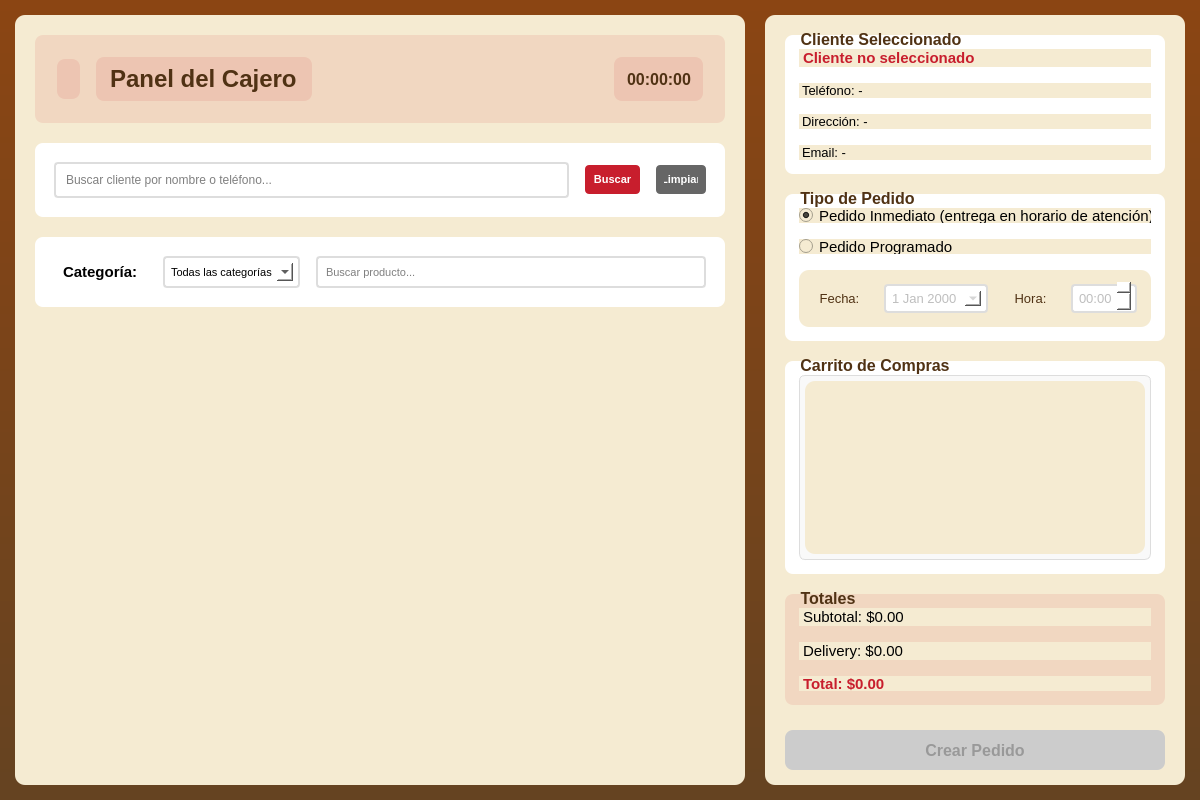
<?xml version="1.0" encoding="UTF-8"?>
<ui version="4.0">
 <class>PanelCajero</class>
 <widget class="QWidget" name="PanelCajero">
  <property name="geometry">
   <rect>
    <x>0</x>
    <y>0</y>
    <width>1200</width>
    <height>800</height>
   </rect>
  </property>
  <property name="windowTitle">
   <string>Panel Cajero - Rotisería El Buen Gusto</string>
  </property>
  <property name="styleSheet">
   <string notr="true">
   QWidget {
       background: qlineargradient(x1:0, y1:0, x2:0, y2:1, stop:0 #8B4513, stop:1 #654321);
       font-family: 'Segoe UI', Arial, sans-serif;
   }
   </string>
  </property>
  <layout class="QHBoxLayout" name="horizontalLayout_main">
   <property name="spacing">
    <number>10</number>
   </property>
   <property name="leftMargin">
    <number>10</number>
   </property>
   <property name="topMargin">
    <number>10</number>
   </property>
   <property name="rightMargin">
    <number>10</number>
   </property>
   <property name="bottomMargin">
    <number>10</number>
   </property>
   <item>
    <widget class="QFrame" name="frame_left">
     <property name="maximumSize">
      <size>
       <width>750</width>
       <height>16777215</height>
      </size>
     </property>
     <property name="styleSheet">
      <string notr="true">background-color: #F5EBD2; border-radius: 10px; margin: 5px;</string>
     </property>
     <property name="frameShape">
      <enum>QFrame::Shape::StyledPanel</enum>
     </property>
     <layout class="QVBoxLayout" name="verticalLayout_left">
      <property name="spacing">
       <number>10</number>
      </property>
      <property name="leftMargin">
       <number>15</number>
      </property>
      <property name="topMargin">
       <number>15</number>
      </property>
      <property name="rightMargin">
       <number>15</number>
      </property>
      <property name="bottomMargin">
       <number>15</number>
      </property>
      <item>
       <widget class="QFrame" name="frame_header">
        <property name="maximumSize">
         <size>
          <width>16777215</width>
          <height>100</height>
         </size>
        </property>
        <property name="styleSheet">
         <string notr="true">background-color: rgba(200, 30, 45, 0.1); border-radius: 8px; padding: 8px;</string>
        </property>
        <layout class="QHBoxLayout" name="horizontalLayout_header">
         <item>
          <widget class="QLabel" name="label_logo">
           <property name="maximumSize">
            <size>
             <width>50</width>
             <height>50</height>
            </size>
           </property>
           <property name="text">
            <string/>
           </property>
           <property name="pixmap">
            <pixmap resource="img.qrc">:/logo.png</pixmap>
           </property>
           <property name="scaledContents">
            <bool>true</bool>
           </property>
          </widget>
         </item>
         <item>
          <widget class="QLabel" name="label_titulo">
           <property name="maximumSize">
            <size>
             <width>16777215</width>
             <height>90</height>
            </size>
           </property>
           <property name="font">
            <font>
             <family>Segoe UI</family>
             <pointsize>18</pointsize>
             <bold>true</bold>
            </font>
           </property>
           <property name="styleSheet">
            <string notr="true">color: rgb(80,50,20);</string>
           </property>
           <property name="text">
            <string>Panel del Cajero</string>
           </property>
          </widget>
         </item>
         <item>
          <spacer name="horizontalSpacer_header">
           <property name="orientation">
            <enum>Qt::Orientation::Horizontal</enum>
           </property>
           <property name="sizeHint" stdset="0">
            <size>
             <width>40</width>
             <height>20</height>
            </size>
           </property>
          </spacer>
         </item>
         <item>
          <widget class="QLabel" name="label_hora">
           <property name="font">
            <font>
             <family>Segoe UI</family>
             <pointsize>12</pointsize>
             <bold>true</bold>
            </font>
           </property>
           <property name="styleSheet">
            <string notr="true">color: rgb(80,50,20);</string>
           </property>
           <property name="text">
            <string>00:00:00</string>
           </property>
           <property name="alignment">
            <set>Qt::AlignmentFlag::AlignRight|Qt::AlignmentFlag::AlignTrailing|Qt::AlignmentFlag::AlignVCenter</set>
           </property>
          </widget>
         </item>
        </layout>
       </widget>
      </item>
      <item>
       <widget class="QFrame" name="frame_busqueda">
        <property name="maximumSize">
         <size>
          <width>16777215</width>
          <height>100</height>
         </size>
        </property>
        <property name="styleSheet">
         <string notr="true">background-color: white; border-radius: 8px; padding: 5px;</string>
        </property>
        <layout class="QHBoxLayout" name="horizontalLayout_busqueda">
         <item>
          <widget class="QLineEdit" name="lineEdit_buscarCliente">
           <property name="styleSheet">
            <string notr="true">QLineEdit { padding: 8px; border: 2px solid #ddd; border-radius: 4px; font-size: 12px; }</string>
           </property>
           <property name="placeholderText">
            <string>Buscar cliente por nombre o teléfono...</string>
           </property>
          </widget>
         </item>
         <item>
          <widget class="QPushButton" name="pushButton_buscarCliente">
           <property name="maximumSize">
            <size>
             <width>80</width>
             <height>16777215</height>
            </size>
           </property>
           <property name="styleSheet">
            <string notr="true">QPushButton { background-color: rgb(200, 30, 45); color: white; border: none; padding: 8px; border-radius: 4px; font-weight: bold; font-size: 11px; }
QPushButton:hover { background-color: rgb(180, 25, 40); }</string>
           </property>
           <property name="text">
            <string>Buscar</string>
           </property>
          </widget>
         </item>
         <item>
          <widget class="QPushButton" name="pushButton_limpiarCliente">
           <property name="maximumSize">
            <size>
             <width>60</width>
             <height>16777215</height>
            </size>
           </property>
           <property name="styleSheet">
            <string notr="true">QPushButton { background-color: #666; color: white; border: none; padding: 8px; border-radius: 4px; font-weight: bold; font-size: 11px; }
QPushButton:hover { background-color: #555; }</string>
           </property>
           <property name="text">
            <string>Limpiar</string>
           </property>
          </widget>
         </item>
        </layout>
       </widget>
      </item>
      <item>
       <widget class="QFrame" name="frame_filtros">
        <property name="maximumSize">
         <size>
          <width>16777215</width>
          <height>100</height>
         </size>
        </property>
        <property name="styleSheet">
         <string notr="true">background-color: white; border-radius: 8px; padding: 5px;</string>
        </property>
        <layout class="QHBoxLayout" name="horizontalLayout_filtros">
         <item>
          <widget class="QLabel" name="label_categoria">
           <property name="font">
            <font>
             <family>Segoe UI</family>
             <pointsize>11</pointsize>
             <bold>true</bold>
            </font>
           </property>
           <property name="text">
            <string>Categoría:</string>
           </property>
          </widget>
         </item>
         <item>
          <widget class="QComboBox" name="comboBox_categorias">
           <property name="styleSheet">
            <string notr="true">QComboBox { padding: 6px; border: 2px solid #ddd; border-radius: 4px; font-size: 11px; }</string>
           </property>
           <item>
            <property name="text">
             <string>Todas las categorías</string>
            </property>
           </item>
           <item>
            <property name="text">
             <string>Minutas</string>
            </property>
           </item>
           <item>
            <property name="text">
             <string>Pastas</string>
            </property>
           </item>
           <item>
            <property name="text">
             <string>Guisos</string>
            </property>
           </item>
           <item>
            <property name="text">
             <string>Tartas</string>
            </property>
           </item>
           <item>
            <property name="text">
             <string>Empanadas</string>
            </property>
           </item>
           <item>
            <property name="text">
             <string>Postres</string>
            </property>
           </item>
           <item>
            <property name="text">
             <string>Bebidas</string>
            </property>
           </item>
           <item>
            <property name="text">
             <string>Embutidos</string>
            </property>
           </item>
           <item>
            <property name="text">
             <string>Comidas Rápidas</string>
            </property>
           </item>
           <item>
            <property name="text">
             <string>Otros</string>
            </property>
           </item>
          </widget>
         </item>
         <item>
          <widget class="QLineEdit" name="lineEdit_buscarProducto">
           <property name="styleSheet">
            <string notr="true">QLineEdit { padding: 6px; border: 2px solid #ddd; border-radius: 4px; font-size: 11px; }</string>
           </property>
           <property name="placeholderText">
            <string>Buscar producto...</string>
           </property>
          </widget>
         </item>
        </layout>
       </widget>
      </item>
      <item>
       <widget class="QScrollArea" name="scrollArea_productos">
        <property name="maximumSize">
         <size>
          <width>16777215</width>
          <height>550</height>
         </size>
        </property>
        <property name="styleSheet">
         <string notr="true">QScrollArea { border: none; background-color: transparent; }</string>
        </property>
        <property name="widgetResizable">
         <bool>true</bool>
        </property>
        <widget class="QWidget" name="scrollAreaWidgetContents">
         <property name="geometry">
          <rect>
           <x>0</x>
           <y>0</y>
           <width>690</width>
           <height>433</height>
          </rect>
         </property>
         <layout class="QVBoxLayout" name="verticalLayout_productos">
          <property name="spacing">
           <number>8</number>
          </property>
         </layout>
        </widget>
       </widget>
      </item>
     </layout>
    </widget>
   </item>
   <item>
    <widget class="QFrame" name="frame_right">
     <property name="maximumSize">
      <size>
       <width>430</width>
       <height>16777215</height>
      </size>
     </property>
     <property name="styleSheet">
      <string notr="true">background-color: #F5EBD2; border-radius: 10px; margin: 5px;</string>
     </property>
     <property name="frameShape">
      <enum>QFrame::Shape::StyledPanel</enum>
     </property>
     <layout class="QVBoxLayout" name="verticalLayout_right">
      <property name="spacing">
       <number>10</number>
      </property>
      <property name="leftMargin">
       <number>15</number>
      </property>
      <property name="topMargin">
       <number>15</number>
      </property>
      <property name="rightMargin">
       <number>15</number>
      </property>
      <property name="bottomMargin">
       <number>15</number>
      </property>
      <item>
       <widget class="QGroupBox" name="groupBox_datosCliente">
        <property name="maximumSize">
         <size>
          <width>16777215</width>
          <height>150</height>
         </size>
        </property>
        <property name="font">
         <font>
          <family>Segoe UI</family>
          <pointsize>12</pointsize>
          <bold>true</bold>
         </font>
        </property>
        <property name="styleSheet">
         <string notr="true">
         QGroupBox {
             background-color: white;
             border-radius: 8px;
             padding-top: 15px;
             color: rgb(80,50,20);
         }
         QGroupBox::title {
             subcontrol-origin: margin;
             left: 10px;
             padding: 0 8px 0 8px;
         }
         </string>
        </property>
        <property name="title">
         <string>Cliente Seleccionado</string>
        </property>
        <layout class="QVBoxLayout" name="verticalLayout_datosCliente">
         <item>
          <widget class="QLabel" name="label_nombreCliente">
           <property name="font">
            <font>
             <family>Segoe UI</family>
             <pointsize>11</pointsize>
             <bold>true</bold>
            </font>
           </property>
           <property name="styleSheet">
            <string notr="true">color: rgb(200, 30, 45);</string>
           </property>
           <property name="text">
            <string>Cliente no seleccionado</string>
           </property>
          </widget>
         </item>
         <item>
          <widget class="QLabel" name="label_telefonoCliente">
           <property name="maximumSize">
            <size>
             <width>16777215</width>
             <height>25</height>
            </size>
           </property>
           <property name="font">
            <font>
             <family>Segoe UI</family>
             <pointsize>10</pointsize>
             <bold>false</bold>
            </font>
           </property>
           <property name="text">
            <string>Teléfono: -</string>
           </property>
          </widget>
         </item>
         <item>
          <widget class="QLabel" name="label_direccionCliente">
           <property name="maximumSize">
            <size>
             <width>16777215</width>
             <height>25</height>
            </size>
           </property>
           <property name="font">
            <font>
             <family>Segoe UI</family>
             <pointsize>10</pointsize>
             <bold>false</bold>
            </font>
           </property>
           <property name="text">
            <string>Dirección: -</string>
           </property>
           <property name="wordWrap">
            <bool>true</bool>
           </property>
          </widget>
         </item>
         <item>
          <widget class="QLabel" name="label_emailCliente">
           <property name="maximumSize">
            <size>
             <width>16777215</width>
             <height>25</height>
            </size>
           </property>
           <property name="font">
            <font>
             <family>Segoe UI</family>
             <pointsize>10</pointsize>
             <bold>false</bold>
            </font>
           </property>
           <property name="text">
            <string>Email: -</string>
           </property>
          </widget>
         </item>
        </layout>
       </widget>
      </item>
      <item>
       <widget class="QGroupBox" name="groupBox_tipoPedido">
        <property name="maximumSize">
         <size>
          <width>16777215</width>
          <height>380</height>
         </size>
        </property>
        <property name="font">
         <font>
          <family>Segoe UI</family>
          <pointsize>12</pointsize>
          <bold>true</bold>
         </font>
        </property>
        <property name="styleSheet">
         <string notr="true">
        QGroupBox {
            background-color: white;
            border-radius: 8px;
            padding-top: 15px;
            color: rgb(80,50,20);
        }
        QGroupBox::title {
            subcontrol-origin: margin;
            left: 10px;
            padding: 0 8px 0 8px;
        }
        QLabel {
            color: rgb(80,50,20);
            font-size: 10pt;
        }
        </string>
        </property>
        <property name="title">
         <string>Tipo de Pedido</string>
        </property>
        <layout class="QVBoxLayout" name="verticalLayout_tipoPedido">
         <item>
          <widget class="QRadioButton" name="radioButton_inmediato">
           <property name="maximumSize">
            <size>
             <width>16777215</width>
             <height>25</height>
            </size>
           </property>
           <property name="font">
            <font>
             <family>Segoe UI</family>
             <pointsize>11</pointsize>
            </font>
           </property>
           <property name="text">
            <string>Pedido Inmediato (entrega en horario de atención)</string>
           </property>
           <property name="checked">
            <bool>true</bool>
           </property>
          </widget>
         </item>
         <item>
          <widget class="QRadioButton" name="radioButton_programado">
           <property name="maximumSize">
            <size>
             <width>16777215</width>
             <height>25</height>
            </size>
           </property>
           <property name="font">
            <font>
             <family>Segoe UI</family>
             <pointsize>11</pointsize>
            </font>
           </property>
           <property name="text">
            <string>Pedido Programado</string>
           </property>
          </widget>
         </item>
         <item>
          <widget class="QFrame" name="frame_programacion">
           <property name="enabled">
            <bool>false</bool>
           </property>
           <property name="maximumSize">
            <size>
             <width>16777215</width>
             <height>80</height>
            </size>
           </property>
           <layout class="QHBoxLayout" name="horizontalLayout_programacion">
            <property name="spacing">
             <number>10</number>
            </property>
            <item>
             <widget class="QLabel" name="label_fecha">
              <property name="text">
               <string> Fecha:</string>
              </property>
             </widget>
            </item>
            <item>
             <widget class="QDateEdit" name="dateEdit_fecha">
              <property name="styleSheet">
               <string notr="true">
                QDateEdit {
                    padding: 4px;
                    border: 2px solid #ddd;
                    border-radius: 4px;
                    font-size: 10pt;
                    background-color: #fff;
                }
                </string>
              </property>
              <property name="calendarPopup">
               <bool>true</bool>
              </property>
             </widget>
            </item>
            <item>
             <widget class="QLabel" name="label_hora">
              <property name="text">
               <string> Hora:</string>
              </property>
             </widget>
            </item>
            <item>
             <widget class="QTimeEdit" name="timeEdit_hora">
              <property name="styleSheet">
               <string notr="true">
                QTimeEdit {
                    padding: 4px;
                    border: 2px solid #ddd;
                    border-radius: 4px;
                    font-size: 10pt;
                    background-color: #fff;
                }
                </string>
              </property>
              <property name="displayFormat">
               <string>HH:mm</string>
              </property>
             </widget>
            </item>
           </layout>
          </widget>
         </item>
        </layout>
       </widget>
      </item>
      <item>
       <widget class="QGroupBox" name="groupBox_carrito">
        <property name="maximumSize">
         <size>
          <width>16777215</width>
          <height>400</height>
         </size>
        </property>
        <property name="font">
         <font>
          <family>Segoe UI</family>
          <pointsize>12</pointsize>
          <bold>true</bold>
         </font>
        </property>
        <property name="styleSheet">
         <string notr="true">
         QGroupBox {
             background-color: white;
             border-radius: 8px;
             padding-top: 15px;
             color: rgb(80,50,20);
         }
         QGroupBox::title {
             subcontrol-origin: margin;
             left: 10px;
             padding: 0 8px 0 8px;
         }
         </string>
        </property>
        <property name="title">
         <string>Carrito de Compras</string>
        </property>
        <layout class="QVBoxLayout" name="verticalLayout_carrito">
         <item>
          <widget class="QScrollArea" name="scrollArea_carrito">
           <property name="maximumSize">
            <size>
             <width>16777215</width>
             <height>400</height>
            </size>
           </property>
           <property name="styleSheet">
            <string notr="true">QScrollArea { border: 1px solid #ddd; border-radius: 6px; background-color: #f9f9f9; }</string>
           </property>
           <property name="widgetResizable">
            <bool>true</bool>
           </property>
           <widget class="QWidget" name="scrollAreaWidgetContents_carrito">
            <property name="geometry">
             <rect>
              <x>0</x>
              <y>0</y>
              <width>350</width>
              <height>141</height>
             </rect>
            </property>
            <layout class="QVBoxLayout" name="verticalLayout_carritoItems">
             <property name="spacing">
              <number>5</number>
             </property>
            </layout>
           </widget>
          </widget>
         </item>
        </layout>
       </widget>
      </item>
      <item>
       <widget class="QGroupBox" name="groupBox_totales">
        <property name="maximumSize">
         <size>
          <width>16777215</width>
          <height>130</height>
         </size>
        </property>
        <property name="font">
         <font>
          <family>Segoe UI</family>
          <pointsize>12</pointsize>
          <bold>true</bold>
         </font>
        </property>
        <property name="styleSheet">
         <string notr="true">
         QGroupBox {
             background-color: rgba(200, 30, 45, 0.1);
             border-radius: 8px;
             padding-top: 15px;
             color: rgb(80,50,20);
         }
         QGroupBox::title {
             subcontrol-origin: margin;
             left: 10px;
             padding: 0 8px 0 8px;
         }
         </string>
        </property>
        <property name="title">
         <string>Totales</string>
        </property>
        <layout class="QVBoxLayout" name="verticalLayout_totales">
         <item>
          <widget class="QLabel" name="label_subtotal">
           <property name="font">
            <font>
             <family>Segoe UI</family>
             <pointsize>11</pointsize>
             <bold>false</bold>
            </font>
           </property>
           <property name="text">
            <string>Subtotal: $0.00</string>
           </property>
          </widget>
         </item>
         <item>
          <widget class="QLabel" name="label_delivery">
           <property name="font">
            <font>
             <family>Segoe UI</family>
             <pointsize>11</pointsize>
             <bold>false</bold>
            </font>
           </property>
           <property name="text">
            <string>Delivery: $0.00</string>
           </property>
          </widget>
         </item>
         <item>
          <widget class="QLabel" name="label_total">
           <property name="maximumSize">
            <size>
             <width>16777215</width>
             <height>25</height>
            </size>
           </property>
           <property name="font">
            <font>
             <family>Segoe UI</family>
             <pointsize>11</pointsize>
             <bold>true</bold>
            </font>
           </property>
           <property name="styleSheet">
            <string notr="true">color: rgb(200, 30, 45);</string>
           </property>
           <property name="text">
            <string>Total: $0.00</string>
           </property>
          </widget>
         </item>
        </layout>
       </widget>
      </item>
      <item>
       <widget class="QPushButton" name="pushButton_crearPedido">
        <property name="enabled">
         <bool>false</bool>
        </property>
        <property name="minimumSize">
         <size>
          <width>0</width>
          <height>50</height>
         </size>
        </property>
        <property name="maximumSize">
         <size>
          <width>16777215</width>
          <height>40</height>
         </size>
        </property>
        <property name="styleSheet">
         <string notr="true">QPushButton { background-color: rgb(200, 30, 45); color: white; border: none; padding: 12px; border-radius: 8px; font-size: 16px; font-weight: bold; }
QPushButton:hover { background-color: rgb(180, 25, 40); }
QPushButton:disabled { background-color: #ccc; color: #999; }</string>
        </property>
        <property name="text">
         <string>Crear Pedido</string>
        </property>
       </widget>
      </item>
     </layout>
    </widget>
   </item>
  </layout>
 </widget>
 <resources>
  <include location="img.qrc"/>
 </resources>
 <connections/>
</ui>
